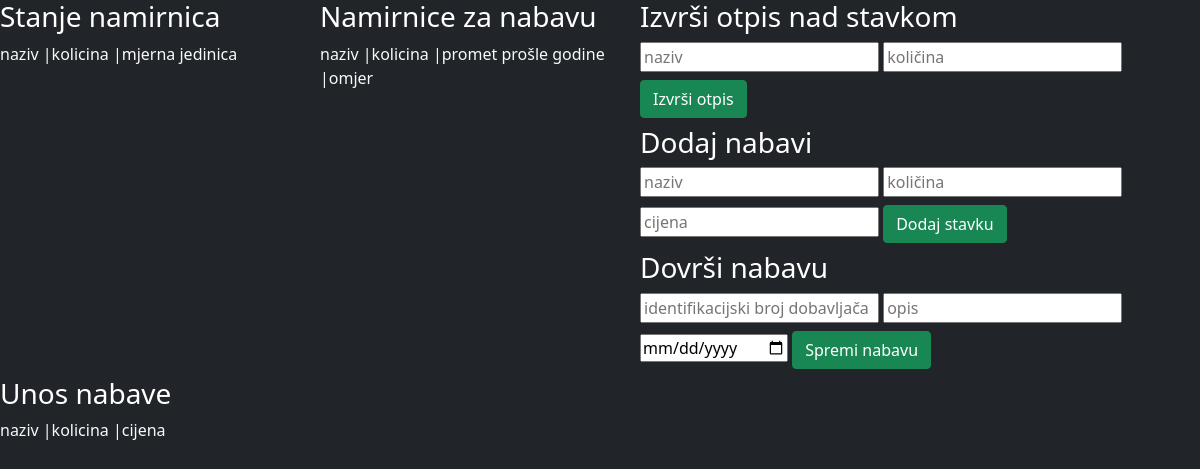
Before: /webaplikacija/poslovodja/pnabava/poslovodja_skladiste.php with the older database file.
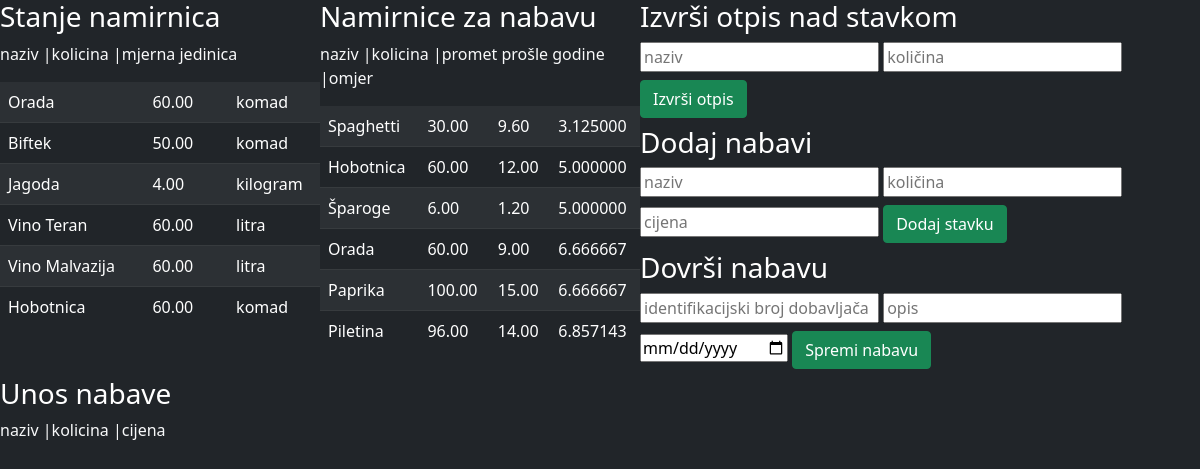
After: the same page with the newer database file.
### tables this page shows
CREATE TABLE namirnica (
    id INTEGER PRIMARY KEY AUTO_INCREMENT,
    naziv VARCHAR(50) NOT NULL UNIQUE,
    id_kategorija INTEGER NOT NULL,
    kolicina_na_zalihi DECIMAL (10, 2) NOT NULL,
    mjerna_jedinica VARCHAR(20) NOT NULL,
    FOREIGN KEY (id_kategorija) REFERENCES kategorija_namirnica (id),
    CHECK (kolicina_na_zalihi >= 0)
);

### webaplikacija/poslovodja/pnabava/stanje_namirnica.php (the view)
<?php
echo "
         <section  style='width:320px;float:left;'>
        <h3 style='color:#FFF;'>Stanje namirnica</h3>
        <p>naziv |kolicina |mjerna jedinica</p>
         <section  style='overflow-y:scroll; overflow-x:hidden;  height:240px;'>
        <table class='table table-dark table-striped'>
        <tbody>";
        $namirnice = mysqli_query($con,"SELECT * FROM namirnica;");
            while ($rednamirnice = mysqli_fetch_assoc($namirnice)) {
                echo "<tr>
                    <td>".$rednamirnice['naziv']."</td>
                    <td>".$rednamirnice['kolicina_na_zalihi']."</td>
                    <td>".$rednamirnice['mjerna_jedinica']."</td>
                    </tr>";
            }
            echo "
            </tbody>
            </table>
            </section></section>";
?>

### webaplikacija/poslovodja/pnabava/namirnicenabava.php
<?php
echo "
         <section  style='width:320px;float:left;'>
        <h3 style='color:#FFF;'>Namirnice za nabavu</h3>
        <p>naziv |kolicina |promet prošle godine |omjer</p>
         <section  style='overflow-y:scroll; overflow-x:hidden;  height:240px;'>
        <table class='table table-dark table-striped'>
        <tbody>";
        $namirnice = mysqli_query($con,"SELECT * FROM namirnice_za_nabavu;");
            while ($rednamirnice = mysqli_fetch_assoc($namirnice)) {
                echo "<tr>
                    <td>".$rednamirnice['naziv']."</td>
                    <td>".$rednamirnice['kolicina_na_zalihi']."</td>
                    <td>".$rednamirnice['utroseno_zadnjih_god_dana']."</td>
                    <td>".$rednamirnice['omjer']."</td>
                    </tr>";
            }
            echo "
            </tbody>
            </table>
            </section></section>";
?>

Changed rows visible on the page:
added namirnica: naziv "Orada", kolicina_na_zalihi "60.00", mjerna_jedinica "komad", utroseno_zadnjih_god_dana "9.00", omjer "6.666667"
added namirnica: naziv "Biftek", kolicina_na_zalihi "50.00", mjerna_jedinica "komad"
added namirnica: naziv "Jagoda", kolicina_na_zalihi "4.00", mjerna_jedinica "kilogram"
added namirnica: naziv "Vino Teran", kolicina_na_zalihi "60.00", mjerna_jedinica "litra"
added namirnica: naziv "Vino Malvazija", kolicina_na_zalihi "60.00", mjerna_jedinica "litra"
added namirnica: naziv "Hobotnica", kolicina_na_zalihi "60.00", mjerna_jedinica "komad", utroseno_zadnjih_god_dana "12.00", omjer "5.000000"
added namirnica: naziv "Spaghetti", kolicina_na_zalihi "30.00", utroseno_zadnjih_god_dana "9.60", omjer "3.125000"
added namirnica: naziv "Šparoge", kolicina_na_zalihi "6.00", utroseno_zadnjih_god_dana "1.20", omjer "5.000000"
added namirnica: naziv "Paprika", kolicina_na_zalihi "100.00", utroseno_zadnjih_god_dana "15.00", omjer "6.666667"
added namirnica: naziv "Piletina", kolicina_na_zalihi "96.00", utroseno_zadnjih_god_dana "14.00", omjer "6.857143"
